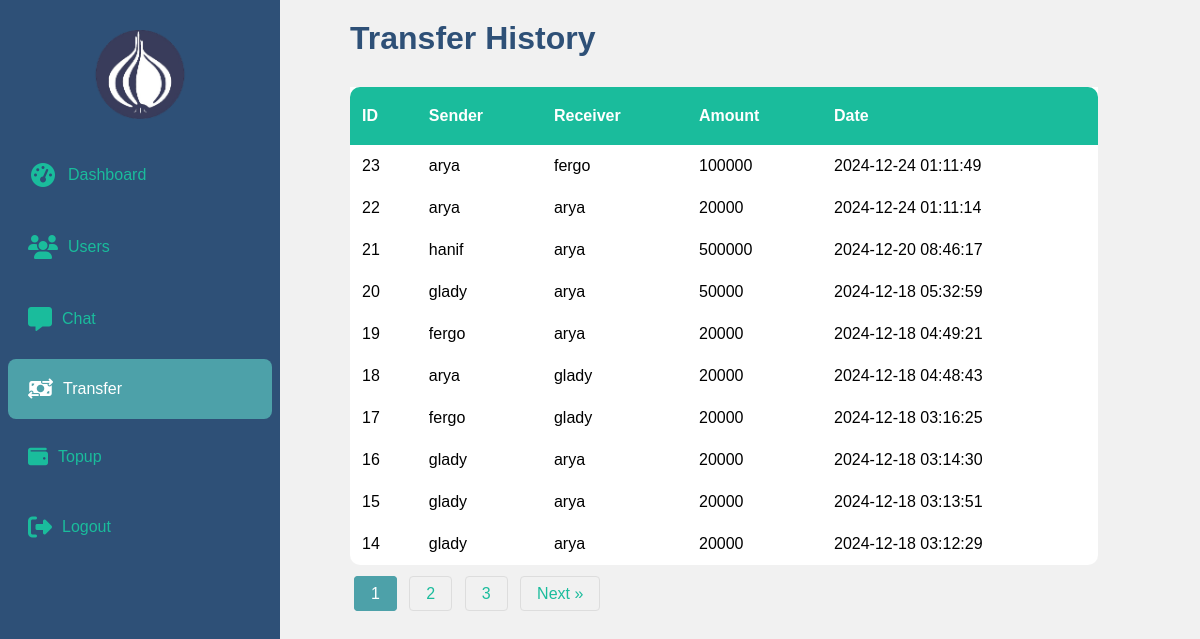
The page /Views/dashboard/transfer.php on the database as committed earlier.
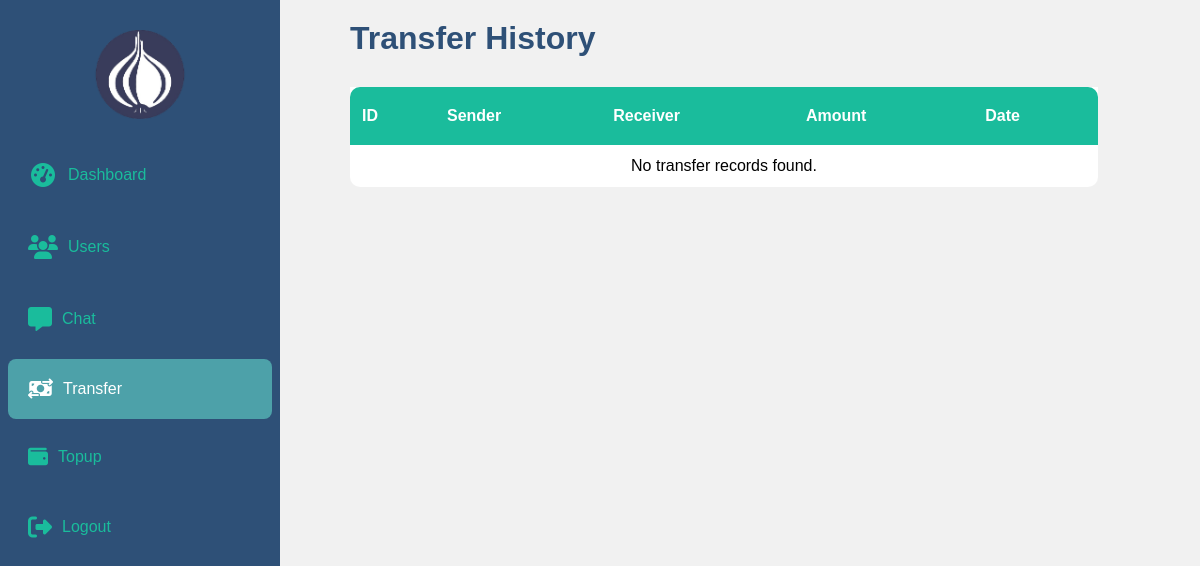
The same page on the database as committed later.
### tables this page shows
CREATE TABLE `transfer` (
  `id` int(11) NOT NULL AUTO_INCREMENT,
  `sender_id` int(11) DEFAULT NULL,
  `receiver_id` int(11) DEFAULT NULL,
  `amount` int(11) DEFAULT NULL,
  `created_at` datetime DEFAULT current_timestamp(),
  PRIMARY KEY (`id`),
  KEY `sender_id` (`sender_id`),
  KEY `receiver_id` (`receiver_id`),
  CONSTRAINT `transfer_ibfk_1` FOREIGN KEY (`sender_id`) REFERENCES `users` (`id`),
  CONSTRAINT `transfer_ibfk_2` FOREIGN KEY (`receiver_id`) REFERENCES `users` (`id`)
);

CREATE TABLE `users` (
  `id` int(11) NOT NULL AUTO_INCREMENT,
  `name` varchar(100) NOT NULL,
  `username` varchar(50) NOT NULL,
  `email` varchar(100) NOT NULL,
  `password` varchar(255) NOT NULL,
  `address` text NOT NULL,
  `role` enum('admin','user') DEFAULT 'user',
  `balance` decimal(15,2) DEFAULT 0.00,
  PRIMARY KEY (`id`),
  UNIQUE KEY `username` (`username`),
  UNIQUE KEY `email` (`email`)
);

### Views/dashboard/transfer.php (the view, shortened to what this page needs)
<?php
include __DIR__ . '/../../config/connect.php';
$records_per_page = 10;
$page = isset($_GET['page']) && is_numeric($_GET['page']) ? intval($_GET['page']) : 1;
$offset = ($page - 1) * $records_per_page;
$total_query = "SELECT COUNT(*) AS total FROM transfer";
$total_result = $conn->query($total_query);
$total_data = $total_result->fetch_assoc()['total'];
$total_pages = ceil($total_data / $records_per_page);
$query_transfer = "
    SELECT
        transfer.id,
        sender.username AS sender_username,
        receiver.username AS receiver_username,
        transfer.amount,
        transfer.created_at
    FROM transfer
    JOIN users AS sender ON transfer.sender_id = sender.id
    JOIN users AS receiver ON transfer.receiver_id = receiver.id
    ORDER BY transfer.created_at DESC
    LIMIT $records_per_page OFFSET $offset
";
$result_transfer = $conn->query($query_transfer);
$current_page = basename($_SERVER['PHP_SELF']);
?>
<!DOCTYPE html>
<html lang="en">
<head>
    <link rel="stylesheet" href="/../../public/css/admin.css">
    <link href="https://cdnjs.cloudflare.com/ajax/libs/font-awesome/6.4.0/css/all.min.css" rel="stylesheet">
</head>
<body>
<div class="sidebar">
    <div class="sidebar-header">
        <img src="../../public/img/onion-logo.png" alt="Logo" class="logo">
    </div>
    <ul class="sidebar-menu">
        <a href="index.php" class="menu-item <?= $current_page == 'index.php' ? 'active' : '' ?>"><i class="fas fa-fw fa-tachometer-alt"></i> Dashboard</a>
        <a href="users.php" class="menu-item <?= $current_page == 'users.php' ? 'active' : '' ?>"><i class="fas fa-users"></i> Users</a>
        <a href="chat.php" class="menu-item <?= $current_page == 'chat.php' ? 'active' : '' ?>"><i class="fas fa-comment-alt"></i> Chat</a>
        <a href="transfer.php" class="menu-item <?= $current_page == 'transfer.php' ? 'active' : '' ?>"><i class="fa-solid fa-money-bill-transfer"></i> Transfer</a>
        <a href="status.php" class="menu-item <?= $current_page == 'status.php' ? 'active' : '' ?>"><i class="fa-solid fa-wallet"></i></i> Topup</a>
        <a href="/logout.php" class="menu-item"><i class="fas fa-sign-out-alt"></i> Logout</a>
    </ul>
</div>
<div class="main-content">
    <h1>Transfer History</h1>
    <table>
        <thead>
            <tr>
                <th class="rounded-header-top-left">ID</th>
                <th>Sender</th>
                <th>Receiver</th>
                <th>Amount</th>
                <th class="rounded-header-top-right">Date</th>
            </tr>
        </thead>
        <tbody>
            <?php if ($result_transfer->num_rows > 0): ?>
                <?php while ($transfer = $result_transfer->fetch_assoc()): ?>
                    <tr>
                        <td><?= $transfer['id'] ?></td>
                        <td><?= $transfer['sender_username'] ?></td>
                        <td><?= $transfer['receiver_username'] ?></td>
                        <td><?= $transfer['amount'] ?></td>
                        <td><?= $transfer['created_at'] ?></td>
                    </tr>
                <?php endwhile; ?>
            <?php else: ?>
                <tr>
                    <td colspan="5" style="text-align: center;">No transfer records found.</td>
                </tr>
            <?php endif; ?>
        </tbody>
    </table>
    <div class="pagination">
        <?php for ($i = 1; $i <= $total_pages; $i++): ?>
            <a href="?page=<?= $i ?>" class="<?= $i == $page ? 'active' : '' ?>"><?= $i ?></a>
        <?php endfor; ?>
        <?php if ($page < $total_pages): ?>
            <a href="?page=<?= $page + 1 ?>">Next &raquo;</a>
        <?php endif; ?>
    </div>
</div>
</body>
</html>

Rows that differ between the two databases and show on the page:
removed transfer: id "23", sender.username "arya", receiver.username "fergo", amount "100000", created_at "2024-12-24 01:11:49"
removed transfer: id "22", sender.username "arya", amount "20000", created_at "2024-12-24 01:11:14"
removed transfer: id "21", sender.username "hanif", receiver.username "arya", amount "500000", created_at "2024-12-20 08:46:17"
removed transfer: id "20", sender.username "glady", receiver.username "arya", amount "50000", created_at "2024-12-18 05:32:59"
removed transfer: id "19", sender.username "fergo", receiver.username "arya", amount "20000", created_at "2024-12-18 04:49:21"
removed transfer: id "18", sender.username "arya", receiver.username "glady", amount "20000", created_at "2024-12-18 04:48:43"
removed transfer: id "17", sender.username "fergo", receiver.username "glady", amount "20000", created_at "2024-12-18 03:16:25"
removed transfer: id "16", sender.username "glady", receiver.username "arya", amount "20000", created_at "2024-12-18 03:14:30"
removed transfer: id "15", sender.username "glady", receiver.username "arya", amount "20000", created_at "2024-12-18 03:13:51"
removed transfer: id "14", sender.username "glady", receiver.username "arya", amount "20000", created_at "2024-12-18 03:12:29"
Other text that changed with them:
text no longer shown: "Next »"
text now shown: "No transfer records found."
list line gone: "1"
list line gone: "2"
list line gone: "3"
